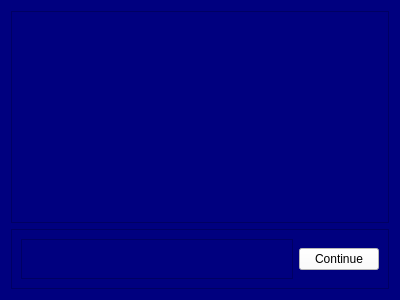
<?xml version="1.0" encoding="UTF-8"?>
<ui version="4.0">
 <class>LicenseArea</class>
 <widget class="QFrame" name="LicenseArea">
  <property name="geometry">
   <rect>
    <x>0</x>
    <y>0</y>
    <width>400</width>
    <height>300</height>
   </rect>
  </property>
  <property name="windowTitle">
   <string>Frame</string>
  </property>
  <property name="styleSheet">
   <string notr="true">background-color: rgb(0, 0, 127);</string>
  </property>
  <layout class="QVBoxLayout" name="verticalLayout">
   <item>
    <widget class="QTextBrowser" name="LicenseText">
     <property name="enabled">
      <bool>true</bool>
     </property>
     <property name="sizePolicy">
      <sizepolicy hsizetype="Expanding" vsizetype="Preferred">
       <horstretch>0</horstretch>
       <verstretch>99</verstretch>
      </sizepolicy>
     </property>
    </widget>
   </item>
   <item>
    <widget class="QFrame" name="BelowLicense">
     <property name="sizePolicy">
      <sizepolicy hsizetype="Preferred" vsizetype="Preferred">
       <horstretch>0</horstretch>
       <verstretch>1</verstretch>
      </sizepolicy>
     </property>
     <property name="minimumSize">
      <size>
       <width>0</width>
       <height>60</height>
      </size>
     </property>
     <property name="frameShape">
      <enum>QFrame::StyledPanel</enum>
     </property>
     <property name="frameShadow">
      <enum>QFrame::Raised</enum>
     </property>
     <layout class="QHBoxLayout" name="horizontalLayout_2">
      <item>
       <widget class="QTextBrowser" name="Naganami">
        <property name="sizePolicy">
         <sizepolicy hsizetype="Expanding" vsizetype="Preferred">
          <horstretch>100</horstretch>
          <verstretch>1</verstretch>
         </sizepolicy>
        </property>
       </widget>
      </item>
      <item>
       <widget class="QPushButton" name="ContinueButton">
        <property name="sizePolicy">
         <sizepolicy hsizetype="Preferred" vsizetype="Fixed">
          <horstretch>4</horstretch>
          <verstretch>0</verstretch>
         </sizepolicy>
        </property>
        <property name="styleSheet">
         <string notr="true">background-color: rgb(255, 255, 255);
color: rgb(0, 0, 0);</string>
        </property>
        <property name="text">
         <string extracomment="License Continue">Continue</string>
        </property>
       </widget>
      </item>
     </layout>
    </widget>
   </item>
  </layout>
 </widget>
 <resources/>
 <connections>
  <connection>
   <sender>ContinueButton</sender>
   <signal>clicked()</signal>
   <receiver>LicenseArea</receiver>
   <slot>close()</slot>
   <hints>
    <hint type="sourcelabel">
     <x>340</x>
     <y>260</y>
    </hint>
    <hint type="destinationlabel">
     <x>199</x>
     <y>149</y>
    </hint>
   </hints>
  </connection>
 </connections>
</ui>
